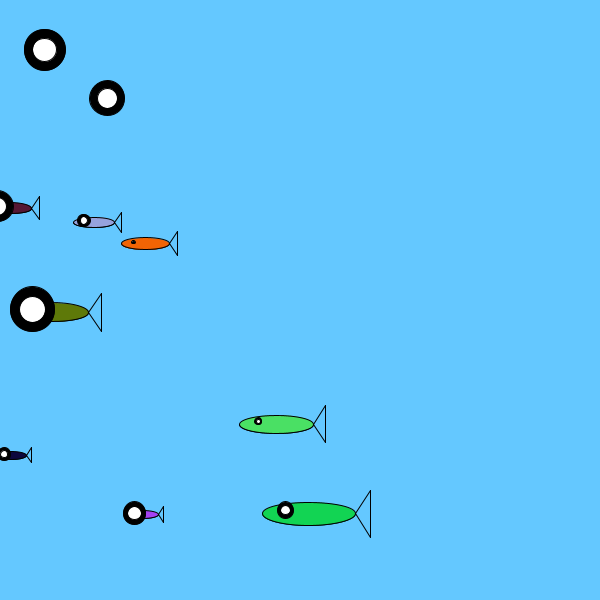
Frame 1 (no input)
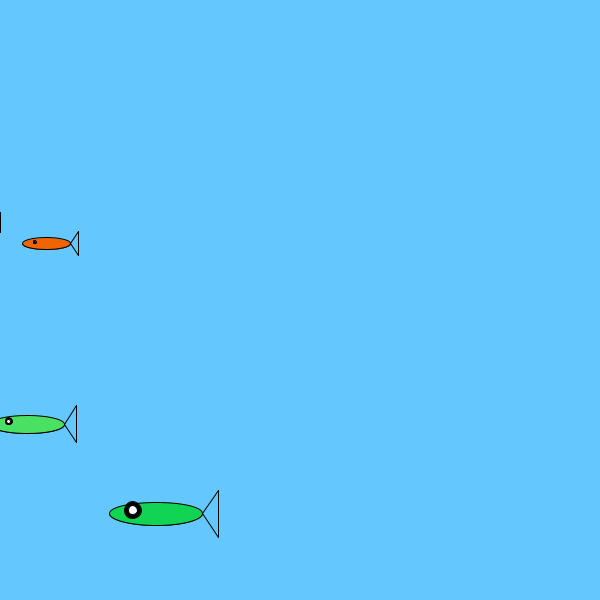
Frame 60 (the mouse pressed at the canvas centre just before this capture)
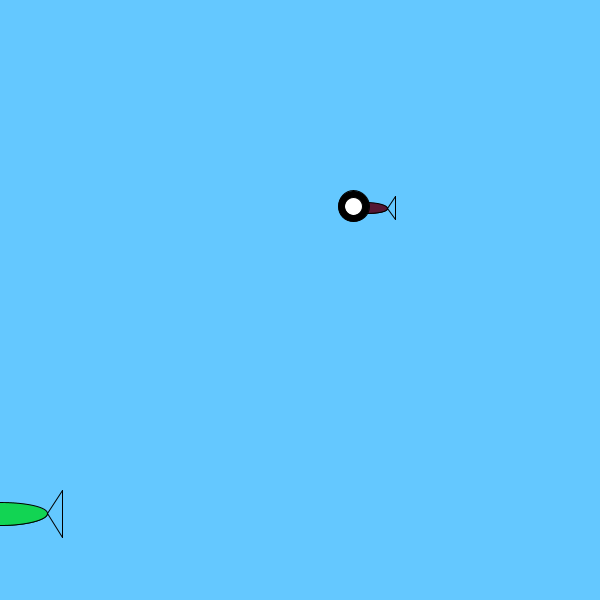
Frame 120 (the mouse held since frame 60 and released just before this capture)

The Processing sketch that drew these frames (run headless with seeded random() and noise(); from frame 60 on, the mouse is pressed at the canvas centre):

// Processing sketch: fishes
// ── fishes.pde
Fish myFish1;
Fish myFish2;

Fish [] myFish = new Fish[10];


void setup() {
  size(600, 600);
  // Filled up our array with Fish objects
  for (int f = 0; f<myFish.length; f++) {
    myFish[f] = new Fish(color(random(255), random(255), random(255)), random(width), random(height), random(100), random(50), random(-5, -1));
  }
}

void draw() {
  background (100, 200, 255);
  // Go through each fish
  for (int f = 0; f< myFish.length; f++) {
    // For this fish, compare me to all the other fish
    for (int g = 0; g < myFish.length; g++) {
      // If the fish I'm comparing dist for does not equal the fish, I'm comparing dist to
      if (f!=g) {
        if (myFish[f].isNear(myFish[g])) {
          myFish[f].c = myFish[g].c;
        }
      }
    }
    
    // Display this fish
    myFish[f].display();

    // Move this fish
    myFish[f].moveFish();
  }
}


// ── Fish.pde
class Fish {
  color c;
  float x;
  float y;
  float bodyLength;
  float eye;
  float fishSpeedx;

  //Fish constructor
  Fish(color tempC, float tempX, float tempY, float tempBodyLength, float tempEye, float tempFishSpeedx) {
    //the fish
    c=tempC;
    x=tempX;
    y=tempY;
    bodyLength=tempBodyLength;
    eye=tempEye;
    fishSpeedx=tempFishSpeedx;
  }

  void display() {
    fill(c) ;
    arc(x, y, bodyLength, bodyLength/4, 0, PI);
    arc(x, y, bodyLength, bodyLength/4, 0, PI+PI);
    line(x+bodyLength/2, y, x+bodyLength-bodyLength/3, y-bodyLength/4);
    line(x+bodyLength/2, y, x+bodyLength-bodyLength/3, y+bodyLength/4);
    line(x+bodyLength-bodyLength/3, y-bodyLength/4, x+bodyLength-bodyLength/3, y+bodyLength/4);
    fill(0);
    ellipse(x-bodyLength/4, y-bodyLength/25, eye, eye);
    fill(255);
    ellipse(x-bodyLength/4, y-bodyLength/25, eye/1.75, eye/1.75);
  }

  // Move the fish!
  void moveFish() {
    x+=fishSpeedx;
    if (x<-200) {
      x=width+100;
    }
  }
  
  // Check to see if this fish is near some other fish
  boolean isNear(Fish otherFish) {
    float distance = dist(x, y, otherFish.x, otherFish.y);
    if (distance < 50) {
      return true;
    }
    else {
      return false;
    }
  }
}
